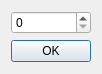
<?xml version="1.0" encoding="UTF-8"?>
<ui version="4.0">
 <class>Diaporama</class>
 <widget class="QDialog" name="Diaporama">
  <property name="geometry">
   <rect>
    <x>0</x>
    <y>0</y>
    <width>95</width>
    <height>74</height>
   </rect>
  </property>
  <property name="sizePolicy">
   <sizepolicy hsizetype="MinimumExpanding" vsizetype="MinimumExpanding">
    <horstretch>0</horstretch>
    <verstretch>0</verstretch>
   </sizepolicy>
  </property>
  <property name="windowTitle">
   <string>Choisir un diaporama</string>
  </property>
  <layout class="QVBoxLayout" name="verticalLayout">
   <item>
    <layout class="QHBoxLayout" name="horizontalLayout">
     <item>
      <widget class="QSpinBox" name="spinBoxDiaporama">
       <property name="sizePolicy">
        <sizepolicy hsizetype="MinimumExpanding" vsizetype="Maximum">
         <horstretch>0</horstretch>
         <verstretch>0</verstretch>
        </sizepolicy>
       </property>
      </widget>
     </item>
    </layout>
   </item>
   <item>
    <layout class="QHBoxLayout" name="horizontalLayout_2">
     <item>
      <widget class="QDialogButtonBox" name="buttonBox">
       <property name="sizePolicy">
        <sizepolicy hsizetype="Maximum" vsizetype="Maximum">
         <horstretch>0</horstretch>
         <verstretch>0</verstretch>
        </sizepolicy>
       </property>
       <property name="orientation">
        <enum>Qt::Horizontal</enum>
       </property>
       <property name="standardButtons">
        <set>QDialogButtonBox::Ok</set>
       </property>
       <property name="centerButtons">
        <bool>false</bool>
       </property>
      </widget>
     </item>
    </layout>
   </item>
  </layout>
 </widget>
 <resources/>
 <connections>
  <connection>
   <sender>buttonBox</sender>
   <signal>rejected()</signal>
   <receiver>Diaporama</receiver>
   <slot>reject()</slot>
   <hints>
    <hint type="sourcelabel">
     <x>316</x>
     <y>260</y>
    </hint>
    <hint type="destinationlabel">
     <x>286</x>
     <y>274</y>
    </hint>
   </hints>
  </connection>
  <connection>
   <sender>buttonBox</sender>
   <signal>accepted()</signal>
   <receiver>Diaporama</receiver>
   <slot>accept()</slot>
   <hints>
    <hint type="sourcelabel">
     <x>248</x>
     <y>254</y>
    </hint>
    <hint type="destinationlabel">
     <x>157</x>
     <y>274</y>
    </hint>
   </hints>
  </connection>
 </connections>
</ui>
